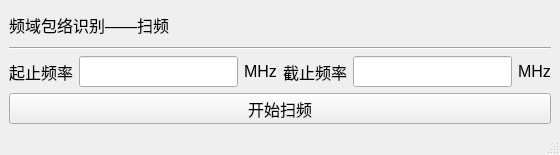
<?xml version="1.0" encoding="UTF-8"?>
<ui version="4.0">
 <class>MainWindow</class>
 <widget class="QMainWindow" name="MainWindow">
  <property name="geometry">
   <rect>
    <x>0</x>
    <y>0</y>
    <width>560</width>
    <height>155</height>
   </rect>
  </property>
  <property name="windowTitle">
   <string>频谱监测</string>
  </property>
  <property name="windowIcon">
   <iconset resource="icon/ziyuan.qrc">
    <normaloff>:/图标/ooopic_1521110980.ico</normaloff>:/图标/ooopic_1521110980.ico</iconset>
  </property>
  <widget class="QWidget" name="centralwidget">
   <layout class="QVBoxLayout" name="verticalLayout">
    <item>
     <widget class="QLabel" name="label">
      <property name="font">
       <font>
        <pointsize>12</pointsize>
       </font>
      </property>
      <property name="text">
       <string>频域包络识别——扫频</string>
      </property>
     </widget>
    </item>
    <item>
     <widget class="Line" name="line">
      <property name="orientation">
       <enum>Qt::Horizontal</enum>
      </property>
     </widget>
    </item>
    <item>
     <layout class="QGridLayout" name="gridLayout">
      <item row="0" column="0">
       <widget class="QLabel" name="label_2">
        <property name="maximumSize">
         <size>
          <width>100</width>
          <height>16777215</height>
         </size>
        </property>
        <property name="font">
         <font>
          <pointsize>12</pointsize>
         </font>
        </property>
        <property name="text">
         <string>起止频率</string>
        </property>
       </widget>
      </item>
      <item row="0" column="5">
       <widget class="QLabel" name="label_6">
        <property name="font">
         <font>
          <pointsize>12</pointsize>
         </font>
        </property>
        <property name="text">
         <string>MHz</string>
        </property>
       </widget>
      </item>
      <item row="0" column="3">
       <widget class="QLabel" name="label_4">
        <property name="font">
         <font>
          <pointsize>12</pointsize>
         </font>
        </property>
        <property name="text">
         <string>截止频率</string>
        </property>
       </widget>
      </item>
      <item row="0" column="4">
       <widget class="QLineEdit" name="lineEdit_2">
        <property name="minimumSize">
         <size>
          <width>0</width>
          <height>31</height>
         </size>
        </property>
        <property name="font">
         <font>
          <pointsize>12</pointsize>
         </font>
        </property>
       </widget>
      </item>
      <item row="0" column="2">
       <widget class="QLabel" name="label_5">
        <property name="maximumSize">
         <size>
          <width>40</width>
          <height>16777215</height>
         </size>
        </property>
        <property name="font">
         <font>
          <pointsize>12</pointsize>
         </font>
        </property>
        <property name="text">
         <string>MHz</string>
        </property>
       </widget>
      </item>
      <item row="0" column="1">
       <widget class="QLineEdit" name="lineEdit">
        <property name="minimumSize">
         <size>
          <width>0</width>
          <height>31</height>
         </size>
        </property>
        <property name="font">
         <font>
          <pointsize>12</pointsize>
         </font>
        </property>
       </widget>
      </item>
     </layout>
    </item>
    <item>
     <widget class="QPushButton" name="pushButton_1">
      <property name="minimumSize">
       <size>
        <width>0</width>
        <height>31</height>
       </size>
      </property>
      <property name="maximumSize">
       <size>
        <width>16777215</width>
        <height>31</height>
       </size>
      </property>
      <property name="font">
       <font>
        <pointsize>12</pointsize>
       </font>
      </property>
      <property name="text">
       <string>开始扫频</string>
      </property>
     </widget>
    </item>
   </layout>
  </widget>
  <widget class="QStatusBar" name="statusbar"/>
 </widget>
 <resources>
  <include location="icon/ziyuan.qrc"/>
 </resources>
 <connections/>
</ui>
